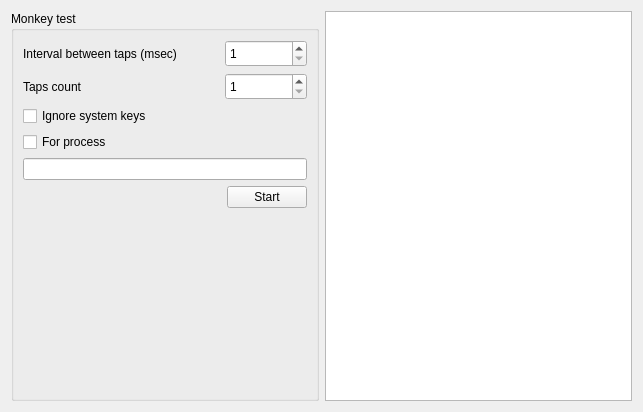
<?xml version="1.0" encoding="UTF-8"?>
<ui version="4.0">
 <class>MonkeyWidget</class>
 <widget class="QWidget" name="MonkeyWidget">
  <property name="geometry">
   <rect>
    <x>0</x>
    <y>0</y>
    <width>643</width>
    <height>412</height>
   </rect>
  </property>
  <property name="windowTitle">
   <string>Form</string>
  </property>
  <layout class="QHBoxLayout" name="horizontalLayout_4">
   <item>
    <widget class="QGroupBox" name="groupBox">
     <property name="title">
      <string>Monkey test</string>
     </property>
     <layout class="QVBoxLayout" name="verticalLayout">
      <item>
       <layout class="QHBoxLayout" name="horizontalLayout_5">
        <item>
         <widget class="QLabel" name="label_3">
          <property name="text">
           <string>Interval between taps (msec)</string>
          </property>
         </widget>
        </item>
        <item>
         <spacer name="horizontalSpacer_5">
          <property name="orientation">
           <enum>Qt::Horizontal</enum>
          </property>
          <property name="sizeHint" stdset="0">
           <size>
            <width>40</width>
            <height>20</height>
           </size>
          </property>
         </spacer>
        </item>
        <item>
         <widget class="QSpinBox" name="spinClickInterval">
          <property name="sizePolicy">
           <sizepolicy hsizetype="Maximum" vsizetype="Fixed">
            <horstretch>0</horstretch>
            <verstretch>0</verstretch>
           </sizepolicy>
          </property>
          <property name="minimumSize">
           <size>
            <width>82</width>
            <height>27</height>
           </size>
          </property>
          <property name="minimum">
           <number>1</number>
          </property>
          <property name="maximum">
           <number>999999</number>
          </property>
         </widget>
        </item>
       </layout>
      </item>
      <item>
       <layout class="QHBoxLayout" name="horizontalLayout_6">
        <item>
         <widget class="QLabel" name="label_4">
          <property name="text">
           <string>Taps count</string>
          </property>
         </widget>
        </item>
        <item>
         <spacer name="horizontalSpacer_4">
          <property name="orientation">
           <enum>Qt::Horizontal</enum>
          </property>
          <property name="sizeHint" stdset="0">
           <size>
            <width>40</width>
            <height>20</height>
           </size>
          </property>
         </spacer>
        </item>
        <item>
         <widget class="QSpinBox" name="spinClickCount">
          <property name="sizePolicy">
           <sizepolicy hsizetype="Maximum" vsizetype="Fixed">
            <horstretch>0</horstretch>
            <verstretch>0</verstretch>
           </sizepolicy>
          </property>
          <property name="minimumSize">
           <size>
            <width>82</width>
            <height>27</height>
           </size>
          </property>
          <property name="minimum">
           <number>1</number>
          </property>
          <property name="maximum">
           <number>999999</number>
          </property>
         </widget>
        </item>
       </layout>
      </item>
      <item>
       <widget class="QCheckBox" name="checkSysKeys">
        <property name="text">
         <string>Ignore system keys</string>
        </property>
       </widget>
      </item>
      <item>
       <widget class="QCheckBox" name="checkPackage">
        <property name="text">
         <string>For process</string>
        </property>
       </widget>
      </item>
      <item>
       <widget class="QLineEdit" name="linePackage"/>
      </item>
      <item>
       <layout class="QHBoxLayout" name="horizontalLayout_7">
        <item>
         <spacer name="horizontalSpacer_6">
          <property name="orientation">
           <enum>Qt::Horizontal</enum>
          </property>
          <property name="sizeHint" stdset="0">
           <size>
            <width>40</width>
            <height>20</height>
           </size>
          </property>
         </spacer>
        </item>
        <item>
         <widget class="QPushButton" name="btStart">
          <property name="text">
           <string>Start</string>
          </property>
         </widget>
        </item>
       </layout>
      </item>
      <item>
       <spacer name="verticalSpacer">
        <property name="orientation">
         <enum>Qt::Vertical</enum>
        </property>
        <property name="sizeHint" stdset="0">
         <size>
          <width>20</width>
          <height>40</height>
         </size>
        </property>
       </spacer>
      </item>
     </layout>
    </widget>
   </item>
   <item>
    <widget class="QPlainTextEdit" name="lineResults">
     <property name="readOnly">
      <bool>true</bool>
     </property>
    </widget>
   </item>
  </layout>
 </widget>
 <resources/>
 <connections/>
</ui>
